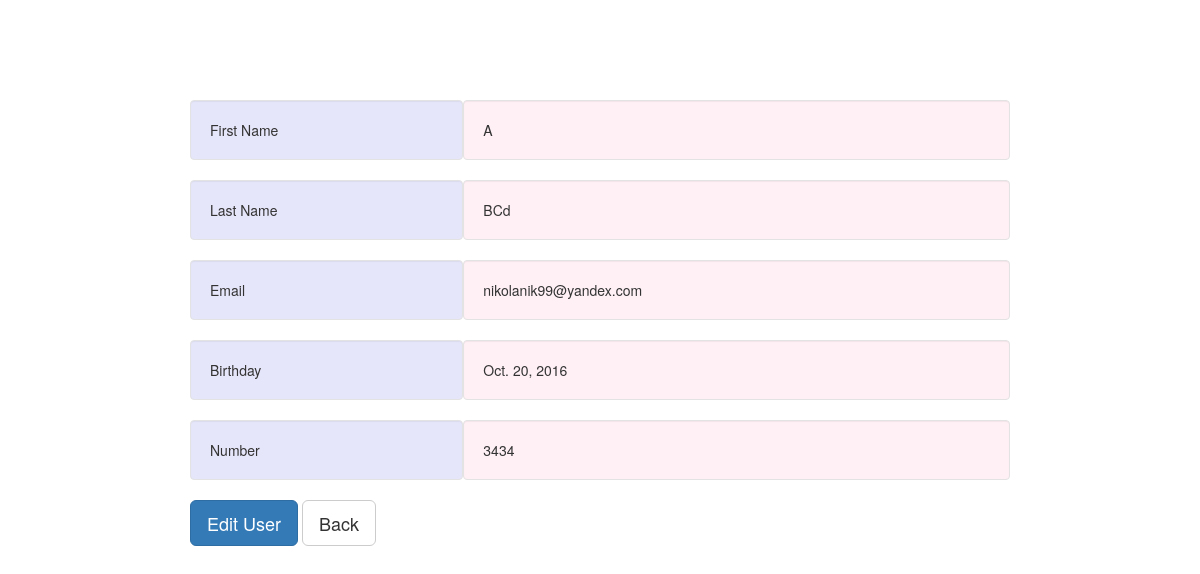
The app's page /8/ with its own data.
### users/models.py (models this page shows, shortened)
class User(AbstractBaseUser):
    first_name = models.CharField(
    	"First Name",
    	max_length=50,
    	blank=False,
    	null=False,
    	error_messages={
			'required':'First name is required.'
		}
    )
    last_name = models.CharField(
    	"Last Name",
    	max_length=50,
		blank=False,
		null=False,
		error_messages={
			'required':'Last name is required.'
		}
    )
    email = models.EmailField(
		"Email",
		max_length=100,
		unique=True,
		error_messages={
			'required':'Email is required.',
			'unique':'This email has already been registered.'
		}
	)
    birthday = models.DateField(
    	"Birthday",
    	blank=False,
    	null=False,
    	error_messages={
			'required':'Birthday is required.'
		}
    )
    random_number = models.IntegerField(
    	"Random Number",
    	blank=False,
    	null=False,
    	error_messages={
			'required':'This number is required.'
		}
	)

### users/views.py (the view)
# urls.py: url(r'^(?P<pk>[0-9]+)/$', views.UserDetail.as_view(), name='user_detail'),
class UserDetail(DetailView):
    model = User
    template_name = 'users/detail.html'

### users/templates/users/detail.html
{% extends "base.html" %}
{% block layout %}
<div class="row">
	<div class="col-sm-4 well" style="background-color:lavender;">First Name</div>
	<div class="col-sm-8 well" style="background-color:lavenderblush;">{{ user.first_name }}</div>
</div>
<div class="row">
	<div class="col-sm-4 well" style="background-color:lavender;">Last Name</div>
	<div class="col-sm-8 well" style="background-color:lavenderblush;">{{ user.last_name }}</div>
</div>
<div class="row">
	<div class="col-sm-4 well" style="background-color:lavender;">Email</div>
	<div class="col-sm-8 well" style="background-color:lavenderblush;">{{ user.email }}</div>
</div>
<div class="row">
	<div class="col-sm-4 well" style="background-color:lavender;">Birthday</div>
	<div class="col-sm-8 well" style="background-color:lavenderblush;">{{ user.birthday }}</div>
</div>
<div class="row">
	<div class="col-sm-4 well" style="background-color:lavender;">Number</div>
	<div class="col-sm-8 well" style="background-color:lavenderblush;">{{ user.random_number }}</div>
</div>
<div class="row actions">
<a href="{% url "user_edit" user.id %}" class="btn btn-primary btn-lg">Edit User</a>
<a href="{% url "user_list" %}" class="btn btn-default btn-lg">Back</a>
</div>
{% endblock %}

### records on screen
User: first_name "A", last_name "BCd", email "nikolanik99@yandex.com", birthday "Oct. 20, 2016", random_number "3434"
